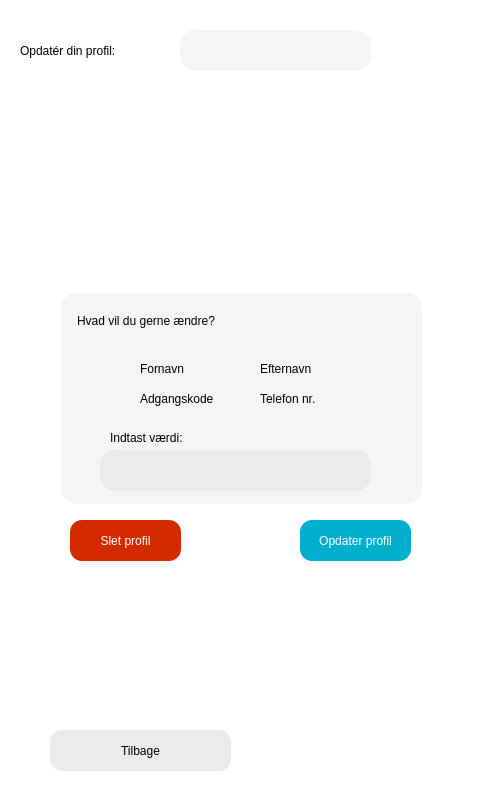
<?xml version="1.0" encoding="UTF-8"?>
<ui version="4.0">
 <class>MainWindow</class>
 <widget class="QMainWindow" name="MainWindow">
  <property name="enabled">
   <bool>true</bool>
  </property>
  <property name="geometry">
   <rect>
    <x>0</x>
    <y>0</y>
    <width>500</width>
    <height>800</height>
   </rect>
  </property>
  <property name="windowTitle">
   <string>Clever Projekt - Gruppe 2</string>
  </property>
  <property name="styleSheet">
   <string notr="true">background-color: qlineargradient(spread:pad, x1:0, y1:0, x2:1, y2:1, stop:0 rgba(1, 54, 54, 255), stop:1 rgba(1, 54, 54, 255));</string>
  </property>
  <widget class="QWidget" name="centralwidget">
   <widget class="QLabel" name="titel">
    <property name="geometry">
     <rect>
      <x>20</x>
      <y>40</y>
      <width>151</width>
      <height>21</height>
     </rect>
    </property>
    <property name="styleSheet">
     <string notr="true">font: 18pt &quot;arial&quot;;

color: rgb(0, 0, 0);
background-color: rgba(255, 255, 255, 0);</string>
    </property>
    <property name="text">
     <string>Opdatér din profil:</string>
    </property>
   </widget>
   <widget class="QLabel" name="label_11">
    <property name="geometry">
     <rect>
      <x>0</x>
      <y>-10</y>
      <width>501</width>
      <height>811</height>
     </rect>
    </property>
    <property name="whatsThis">
     <string extracomment="Sletter din reservation"/>
    </property>
    <property name="styleSheet">
     <string notr="true">background-color: rgb(255, 255, 255);</string>
    </property>
    <property name="text">
     <string/>
    </property>
   </widget>
   <widget class="QPushButton" name="opdater">
    <property name="geometry">
     <rect>
      <x>300</x>
      <y>520</y>
      <width>111</width>
      <height>41</height>
     </rect>
    </property>
    <property name="mouseTracking">
     <bool>false</bool>
    </property>
    <property name="autoFillBackground">
     <bool>false</bool>
    </property>
    <property name="styleSheet">
     <string notr="true">background-color: rgb(0, 174, 205);
font: BOLD 15pt &quot;Arial&quot;;
color: rgb(255, 255, 255);
border-radius: 12px;</string>
    </property>
    <property name="text">
     <string>Opdater profil</string>
    </property>
    <property name="checkable">
     <bool>false</bool>
    </property>
    <property name="autoDefault">
     <bool>true</bool>
    </property>
    <property name="default">
     <bool>false</bool>
    </property>
    <property name="flat">
     <bool>false</bool>
    </property>
   </widget>
   <widget class="QLabel" name="bruger">
    <property name="geometry">
     <rect>
      <x>190</x>
      <y>40</y>
      <width>181</width>
      <height>21</height>
     </rect>
    </property>
    <property name="styleSheet">
     <string notr="true">font: bold 18pt &quot;Arial&quot;;
color: rgb(0, 0, 0);
background-color: rgba(255, 255, 255, 0);</string>
    </property>
    <property name="text">
     <string/>
    </property>
   </widget>
   <widget class="QLabel" name="label_5">
    <property name="geometry">
     <rect>
      <x>180</x>
      <y>30</y>
      <width>191</width>
      <height>41</height>
     </rect>
    </property>
    <property name="styleSheet">
     <string notr="true">
background-color: rgba(0, 0, 0, 10);

border-radius: 15px;</string>
    </property>
    <property name="text">
     <string/>
    </property>
   </widget>
   <widget class="QLabel" name="label_6">
    <property name="geometry">
     <rect>
      <x>61</x>
      <y>293</y>
      <width>361</width>
      <height>211</height>
     </rect>
    </property>
    <property name="styleSheet">
     <string notr="true">
background-color: rgba(0, 0, 0, 10);

border-radius: 15px;</string>
    </property>
    <property name="text">
     <string/>
    </property>
   </widget>
   <widget class="QLabel" name="indtastvrdi">
    <property name="geometry">
     <rect>
      <x>100</x>
      <y>430</y>
      <width>281</width>
      <height>21</height>
     </rect>
    </property>
    <property name="styleSheet">
     <string notr="true">font: 14pt &quot;arial&quot;;
color: rgb(0, 0, 0);
background-color: rgba(255, 255, 255, 0);</string>
    </property>
    <property name="text">
     <string/>
    </property>
   </widget>
   <widget class="QLabel" name="done_2">
    <property name="geometry">
     <rect>
      <x>77</x>
      <y>310</y>
      <width>171</width>
      <height>21</height>
     </rect>
    </property>
    <property name="styleSheet">
     <string notr="true">font: bold 14pt &quot;arial&quot;;
color: rgb(0, 0, 0);
background-color: rgba(255, 255, 255, 0);</string>
    </property>
    <property name="text">
     <string>Hvad vil du gerne ændre?</string>
    </property>
   </widget>
   <widget class="QPushButton" name="tilbage">
    <property name="geometry">
     <rect>
      <x>50</x>
      <y>730</y>
      <width>181</width>
      <height>41</height>
     </rect>
    </property>
    <property name="styleSheet">
     <string notr="true">background-color: rgb(234, 236, 236);
font: bold 15pt &quot;Arial&quot;;
color: rgb(0, 0, 0);
border-radius: 12px;</string>
    </property>
    <property name="text">
     <string>Tilbage</string>
    </property>
   </widget>
   <widget class="QLabel" name="noterror">
    <property name="geometry">
     <rect>
      <x>300</x>
      <y>563</y>
      <width>141</width>
      <height>21</height>
     </rect>
    </property>
    <property name="styleSheet">
     <string notr="true">font: 12pt &quot;.AppleSystemUIFont&quot;;
color: rgb(15, 160, 0);
background-color: rgba(255, 255, 255, 0);</string>
    </property>
    <property name="text">
     <string/>
    </property>
   </widget>
   <widget class="QLabel" name="label">
    <property name="geometry">
     <rect>
      <x>160</x>
      <y>110</y>
      <width>171</width>
      <height>171</height>
     </rect>
    </property>
    <property name="styleSheet">
     <string notr="true">background-color: rgba(255, 255, 255, 0);</string>
    </property>
    <property name="text">
     <string/>
    </property>
    <property name="pixmap">
     <pixmap>user-2.png</pixmap>
    </property>
    <property name="scaledContents">
     <bool>true</bool>
    </property>
   </widget>
   <widget class="QPushButton" name="slet_profil">
    <property name="geometry">
     <rect>
      <x>70</x>
      <y>520</y>
      <width>111</width>
      <height>41</height>
     </rect>
    </property>
    <property name="mouseTracking">
     <bool>false</bool>
    </property>
    <property name="autoFillBackground">
     <bool>false</bool>
    </property>
    <property name="styleSheet">
     <string notr="true">background-color: rgb(211, 42, 0);
font: BOLD 15pt &quot;Arial&quot;;
color: rgb(255, 255, 255);
border-radius: 12px;</string>
    </property>
    <property name="text">
     <string>Slet profil</string>
    </property>
    <property name="checkable">
     <bool>false</bool>
    </property>
    <property name="autoDefault">
     <bool>true</bool>
    </property>
    <property name="default">
     <bool>false</bool>
    </property>
    <property name="flat">
     <bool>false</bool>
    </property>
   </widget>
   <widget class="QRadioButton" name="efternavn_radio">
    <property name="geometry">
     <rect>
      <x>240</x>
      <y>360</y>
      <width>161</width>
      <height>18</height>
     </rect>
    </property>
    <property name="styleSheet">
     <string notr="true">background-color: rgba(255, 255, 255, 0);</string>
    </property>
    <property name="text">
     <string>Efternavn</string>
    </property>
   </widget>
   <widget class="QRadioButton" name="adgangskode_radio">
    <property name="geometry">
     <rect>
      <x>120</x>
      <y>390</y>
      <width>111</width>
      <height>18</height>
     </rect>
    </property>
    <property name="styleSheet">
     <string notr="true">background-color: rgba(255, 255, 255, 0);</string>
    </property>
    <property name="text">
     <string>Adgangskode</string>
    </property>
   </widget>
   <widget class="QRadioButton" name="tlf_radio">
    <property name="geometry">
     <rect>
      <x>240</x>
      <y>390</y>
      <width>91</width>
      <height>18</height>
     </rect>
    </property>
    <property name="styleSheet">
     <string notr="true">background-color: rgba(255, 255, 255, 0);</string>
    </property>
    <property name="text">
     <string>Telefon nr.</string>
    </property>
   </widget>
   <widget class="QLineEdit" name="input_vaerdi">
    <property name="geometry">
     <rect>
      <x>100</x>
      <y>450</y>
      <width>271</width>
      <height>41</height>
     </rect>
    </property>
    <property name="styleSheet">
     <string notr="true">background-color: rgb(234, 236, 236);
font: 15pt &quot;Arial&quot;;
border-radius:15px;</string>
    </property>
    <property name="text">
     <string/>
    </property>
   </widget>
   <widget class="QLabel" name="label_3">
    <property name="geometry">
     <rect>
      <x>110</x>
      <y>430</y>
      <width>101</width>
      <height>16</height>
     </rect>
    </property>
    <property name="styleSheet">
     <string notr="true">background-color: rgba(255, 255, 255, 0);</string>
    </property>
    <property name="text">
     <string>Indtast værdi:</string>
    </property>
   </widget>
   <widget class="QRadioButton" name="fornavn_radio">
    <property name="geometry">
     <rect>
      <x>120</x>
      <y>360</y>
      <width>71</width>
      <height>18</height>
     </rect>
    </property>
    <property name="styleSheet">
     <string notr="true">background-color: rgba(255, 255, 255, 0);</string>
    </property>
    <property name="text">
     <string>Fornavn</string>
    </property>
   </widget>
   <zorder>label_11</zorder>
   <zorder>titel</zorder>
   <zorder>opdater</zorder>
   <zorder>label_5</zorder>
   <zorder>bruger</zorder>
   <zorder>label_6</zorder>
   <zorder>indtastvrdi</zorder>
   <zorder>done_2</zorder>
   <zorder>tilbage</zorder>
   <zorder>noterror</zorder>
   <zorder>label</zorder>
   <zorder>slet_profil</zorder>
   <zorder>efternavn_radio</zorder>
   <zorder>adgangskode_radio</zorder>
   <zorder>tlf_radio</zorder>
   <zorder>input_vaerdi</zorder>
   <zorder>label_3</zorder>
   <zorder>fornavn_radio</zorder>
  </widget>
 </widget>
 <resources/>
 <connections/>
</ui>
